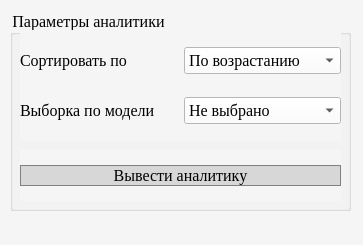
<?xml version="1.0" encoding="UTF-8"?>
<ui version="4.0">
 <class>MainWindow</class>
 <widget class="QMainWindow" name="MainWindow">
  <property name="geometry">
   <rect>
    <x>0</x>
    <y>0</y>
    <width>363</width>
    <height>245</height>
   </rect>
  </property>
  <property name="font">
   <font>
    <family>Times New Roman</family>
    <pointsize>12</pointsize>
   </font>
  </property>
  <property name="windowTitle">
   <string>Аналитика по эффективности</string>
  </property>
  <property name="styleSheet">
   <string notr="true">background-color: rgb(245, 245, 245);</string>
  </property>
  <widget class="QWidget" name="centralwidget">
   <widget class="QGroupBox" name="groupBox_PARAMETRI_ANALITIKI">
    <property name="geometry">
     <rect>
      <x>10</x>
      <y>10</y>
      <width>341</width>
      <height>201</height>
     </rect>
    </property>
    <property name="font">
     <font>
      <family>Times New Roman</family>
      <pointsize>12</pointsize>
     </font>
    </property>
    <property name="title">
     <string>Параметры аналитики</string>
    </property>
    <widget class="QWidget" name="gridLayoutWidget">
     <property name="geometry">
      <rect>
       <x>10</x>
       <y>20</y>
       <width>321</width>
       <height>111</height>
      </rect>
     </property>
     <layout class="QGridLayout" name="gridLayout">
      <item row="0" column="1">
       <widget class="QComboBox" name="comboBox_SORT_PO">
        <property name="font">
         <font>
          <family>Times New Roman</family>
          <pointsize>12</pointsize>
         </font>
        </property>
        <property name="styleSheet">
         <string notr="true">QComboBox{
	background-color:white;
}
QComboBox:hover{
	border:1px solid rgb(5,142,215);
}
QComboBox:pressed{
	border:1px solid rgb(5,142,215);
}</string>
        </property>
        <item>
         <property name="text">
          <string>По возрастанию</string>
         </property>
        </item>
        <item>
         <property name="text">
          <string>По убыванию</string>
         </property>
        </item>
       </widget>
      </item>
      <item row="0" column="0">
       <widget class="QLabel" name="label_SORT_PO">
        <property name="font">
         <font>
          <family>Times New Roman</family>
          <pointsize>12</pointsize>
         </font>
        </property>
        <property name="text">
         <string>Сортировать по</string>
        </property>
        <property name="margin">
         <number>10</number>
        </property>
       </widget>
      </item>
      <item row="1" column="0">
       <widget class="QLabel" name="label_VIBOR_MODEL">
        <property name="font">
         <font>
          <family>Times New Roman</family>
          <pointsize>12</pointsize>
         </font>
        </property>
        <property name="text">
         <string>Выборка по модели</string>
        </property>
        <property name="margin">
         <number>10</number>
        </property>
       </widget>
      </item>
      <item row="1" column="1">
       <widget class="QComboBox" name="comboBox_VIBOR_MODEL">
        <property name="font">
         <font>
          <family>Times New Roman</family>
          <pointsize>12</pointsize>
         </font>
        </property>
        <property name="styleSheet">
         <string notr="true">QComboBox{
	background-color:white;
}
QComboBox:hover{
	border:1px solid rgb(5,142,215);
}
QComboBox:pressed{
	border:1px solid rgb(5,142,215);
}</string>
        </property>
        <item>
         <property name="text">
          <string>Не выбрано</string>
         </property>
        </item>
       </widget>
      </item>
     </layout>
    </widget>
    <widget class="QWidget" name="horizontalLayoutWidget">
     <property name="geometry">
      <rect>
       <x>10</x>
       <y>140</y>
       <width>321</width>
       <height>51</height>
      </rect>
     </property>
     <layout class="QHBoxLayout" name="horizontalLayout">
      <item>
       <widget class="QPushButton" name="pushButton_VIVESTI_ANALITIKU_IS_BD">
        <property name="font">
         <font>
          <family>Times New Roman</family>
          <pointsize>12</pointsize>
         </font>
        </property>
        <property name="styleSheet">
         <string notr="true">QPushButton{
background-color: rgb(215, 215, 215);
border: 1px solid gray;
}
QPushButton:hover {border:2px solid  rgb(0, 120, 215);}
QPushButton:pressed {border:2px solid  rgb(0, 120, 215);}</string>
        </property>
        <property name="text">
         <string>Вывести аналитику</string>
        </property>
       </widget>
      </item>
     </layout>
    </widget>
   </widget>
  </widget>
  <widget class="QStatusBar" name="statusbar"/>
 </widget>
 <resources/>
 <connections/>
</ui>
